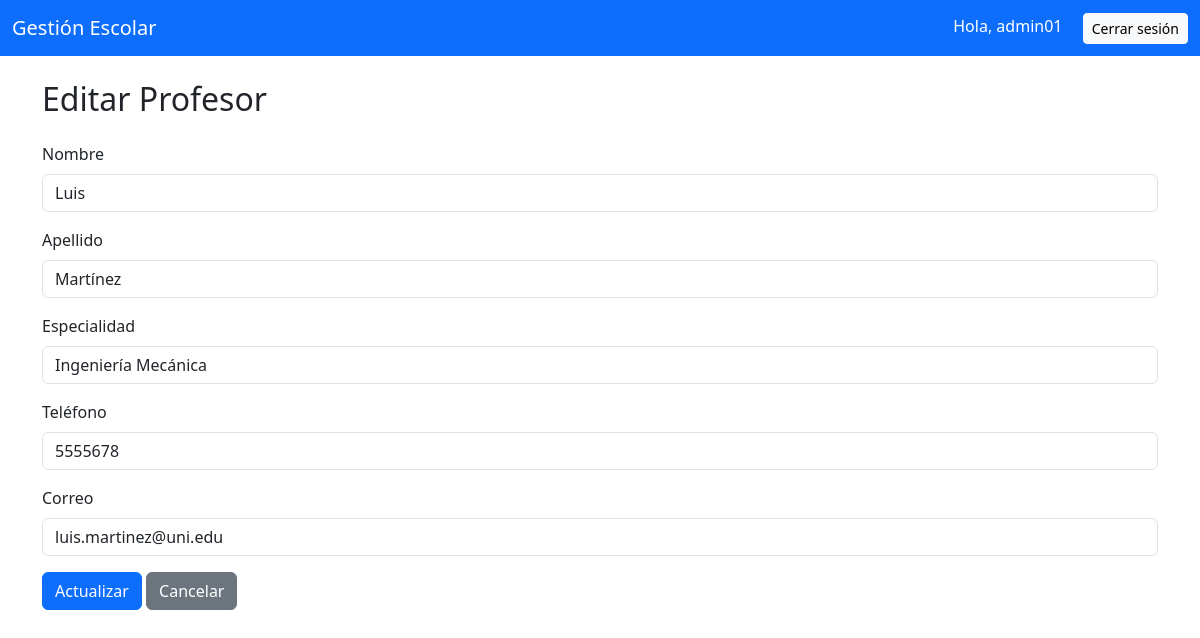
The page /admin/profesores/editar.php?id=2 (signed in) on the database its author committed.
### tables this page shows
CREATE TABLE profesores (
    id INT AUTO_INCREMENT PRIMARY KEY,
    nombre VARCHAR(100),
    apellido VARCHAR(100),
    especialidad VARCHAR(100),
    telefono VARCHAR(20),
    correo VARCHAR(100)
);

### admin/profesores/editar.php (the view, shortened to what this page needs)
<?php
require '../../includes/db.php';
require '../../includes/header.php';
$id = (int)$_GET['id'];
$stmt = $pdo->prepare("SELECT * FROM profesores WHERE id = ?");
$stmt->execute([$id]);
$profesor = $stmt->fetch();
$nombre = $profesor['nombre'];
$apellido = $profesor['apellido'];
$especialidad = $profesor['especialidad'];
$telefono = $profesor['telefono'];
$correo = $profesor['correo'];
?>
<h2 class="mb-4">Editar Profesor</h2>
<form action="editar.php?id=<?= $id ?>" method="POST">
    <div class="mb-3">
        <label for="nombre" class="form-label">Nombre</label>
        <input type="text" name="nombre" id="nombre" class="form-control"
            value="<?= htmlspecialchars($nombre) ?>"
            required
            pattern="[A-Za-zÁÉÍÓÚáéíóúÑñ\s]+"
            title="Solo letras y espacios permitidos">
    </div>
    <div class="mb-3">
        <label for="apellido" class="form-label">Apellido</label>
        <input type="text" name="apellido" id="apellido" class="form-control"
            value="<?= htmlspecialchars($apellido) ?>"
            required
            pattern="[A-Za-zÁÉÍÓÚáéíóúÑñ\s]+"
            title="Solo letras y espacios permitidos">
    </div>
    <div class="mb-3">
        <label for="especialidad" class="form-label">Especialidad</label>
        <input type="text" name="especialidad" id="especialidad" class="form-control"
            value="<?= htmlspecialchars($especialidad) ?>"
            required
            pattern="[A-Za-zÁÉÍÓÚáéíóúÑñ\s]+"
            title="Solo letras y espacios permitidos">
    </div>
    <div class="mb-3">
        <label for="telefono" class="form-label">Teléfono</label>
        <input type="text" name="telefono" id="telefono" class="form-control"
            value="<?= htmlspecialchars($telefono) ?>"
            required
            pattern="[0-9]{7,15}"
            title="Solo números (entre 7 y 15 dígitos)">
    </div>
    <div class="mb-3">
        <label for="correo" class="form-label">Correo</label>
        <input type="email" name="correo" id="correo" class="form-control"
            value="<?= htmlspecialchars($correo) ?>"
            required>
    </div>
    <button type="submit" class="btn btn-primary">Actualizar</button>
    <a href="index.php" class="btn btn-secondary">Cancelar</a>
</form>
<?php require '../../includes/footer.php'; ?>

### rows shown on the page
profesores: nombre "Luis", apellido "Martínez", especialidad "Ingeniería Mecánica", telefono "5555678", correo "luis.martinez@uni.edu"

### other values the page prints
$_SESSION['usuario'] "admin01"
